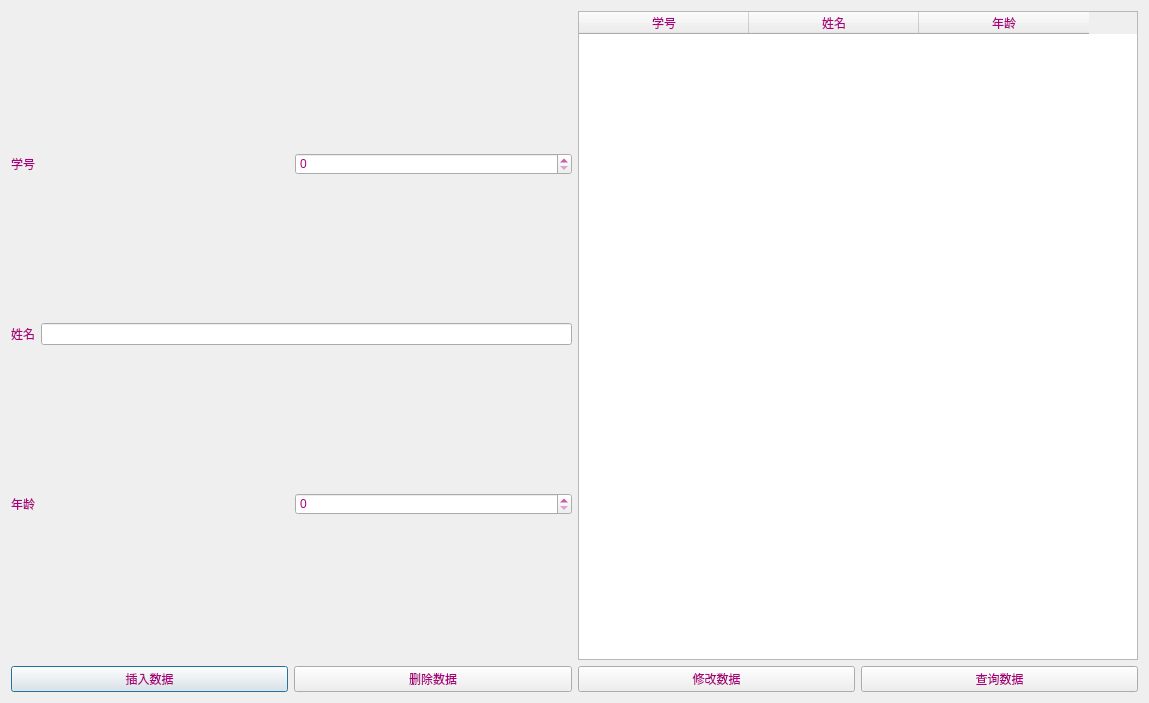
<?xml version="1.0" encoding="UTF-8"?>
<ui version="4.0">
 <class>Dialog</class>
 <widget class="QDialog" name="Dialog">
  <property name="geometry">
   <rect>
    <x>0</x>
    <y>0</y>
    <width>1149</width>
    <height>703</height>
   </rect>
  </property>
  <property name="windowTitle">
   <string>Dialog</string>
  </property>
  <layout class="QGridLayout" name="gridLayout">
   <item row="0" column="0">
    <layout class="QVBoxLayout" name="verticalLayout_2">
     <item>
      <layout class="QHBoxLayout" name="horizontalLayout_5">
       <item>
        <layout class="QVBoxLayout" name="verticalLayout">
         <item>
          <layout class="QHBoxLayout" name="horizontalLayout_2">
           <item>
            <widget class="QLabel" name="label_num">
             <property name="styleSheet">
              <string notr="true">font: 12pt &quot;楷体&quot;;
color:rgb(170, 0, 127)</string>
             </property>
             <property name="text">
              <string>学号</string>
             </property>
            </widget>
           </item>
           <item>
            <widget class="QSpinBox" name="spinBox_id">
             <property name="styleSheet">
              <string notr="true">font: 12pt &quot;楷体&quot;;
color:rgb(170, 0, 127)</string>
             </property>
             <property name="maximum">
              <number>10000000</number>
             </property>
            </widget>
           </item>
          </layout>
         </item>
         <item>
          <layout class="QHBoxLayout" name="horizontalLayout_3">
           <item>
            <widget class="QLabel" name="label_name">
             <property name="styleSheet">
              <string notr="true">font: 12pt &quot;楷体&quot;;
color:rgb(170, 0, 127)</string>
             </property>
             <property name="text">
              <string>姓名</string>
             </property>
            </widget>
           </item>
           <item>
            <widget class="QLineEdit" name="lineEdit_name">
             <property name="styleSheet">
              <string notr="true">font: 12pt &quot;楷体&quot;;
color:rgb(170, 0, 127)</string>
             </property>
            </widget>
           </item>
          </layout>
         </item>
         <item>
          <layout class="QHBoxLayout" name="horizontalLayout_4">
           <item>
            <widget class="QLabel" name="label_age">
             <property name="styleSheet">
              <string notr="true">font: 12pt &quot;楷体&quot;;
color:rgb(170, 0, 127)</string>
             </property>
             <property name="text">
              <string>年龄</string>
             </property>
            </widget>
           </item>
           <item>
            <widget class="QSpinBox" name="spinBox_age">
             <property name="styleSheet">
              <string notr="true">font: 12pt &quot;楷体&quot;;
color:rgb(170, 0, 127)</string>
             </property>
            </widget>
           </item>
          </layout>
         </item>
        </layout>
       </item>
       <item>
        <widget class="QTableWidget" name="tableWidget">
         <property name="styleSheet">
          <string notr="true">font: 12pt &quot;楷体&quot;;
color:rgb(170, 0, 127)</string>
         </property>
         <attribute name="horizontalHeaderDefaultSectionSize">
          <number>170</number>
         </attribute>
         <column>
          <property name="text">
           <string>学号</string>
          </property>
         </column>
         <column>
          <property name="text">
           <string>姓名</string>
          </property>
         </column>
         <column>
          <property name="text">
           <string>年龄</string>
          </property>
         </column>
        </widget>
       </item>
      </layout>
     </item>
     <item>
      <layout class="QHBoxLayout" name="horizontalLayout">
       <item>
        <widget class="QPushButton" name="pushButton_insert">
         <property name="styleSheet">
          <string notr="true">font: 12pt &quot;楷体&quot;;
color:rgb(170, 0, 127)</string>
         </property>
         <property name="text">
          <string>插入数据</string>
         </property>
        </widget>
       </item>
       <item>
        <widget class="QPushButton" name="pushButton_delete">
         <property name="styleSheet">
          <string notr="true">font: 12pt &quot;楷体&quot;;
color:rgb(170, 0, 127)</string>
         </property>
         <property name="text">
          <string>删除数据</string>
         </property>
        </widget>
       </item>
       <item>
        <widget class="QPushButton" name="pushButton_update">
         <property name="styleSheet">
          <string notr="true">font: 12pt &quot;楷体&quot;;
color:rgb(170, 0, 127)</string>
         </property>
         <property name="text">
          <string>修改数据</string>
         </property>
        </widget>
       </item>
       <item>
        <widget class="QPushButton" name="pushButton_select">
         <property name="styleSheet">
          <string notr="true">font: 12pt &quot;楷体&quot;;
color:rgb(170, 0, 127)</string>
         </property>
         <property name="text">
          <string>查询数据</string>
         </property>
        </widget>
       </item>
      </layout>
     </item>
    </layout>
   </item>
  </layout>
 </widget>
 <layoutdefault spacing="6" margin="11"/>
 <resources/>
 <connections/>
</ui>
